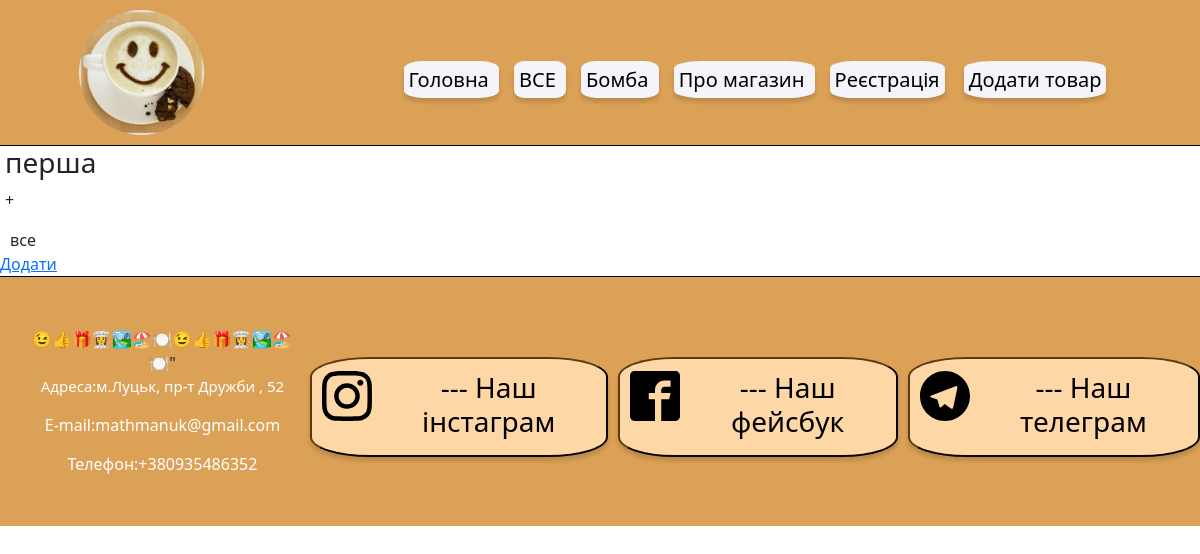
The app's page /base/, older data.
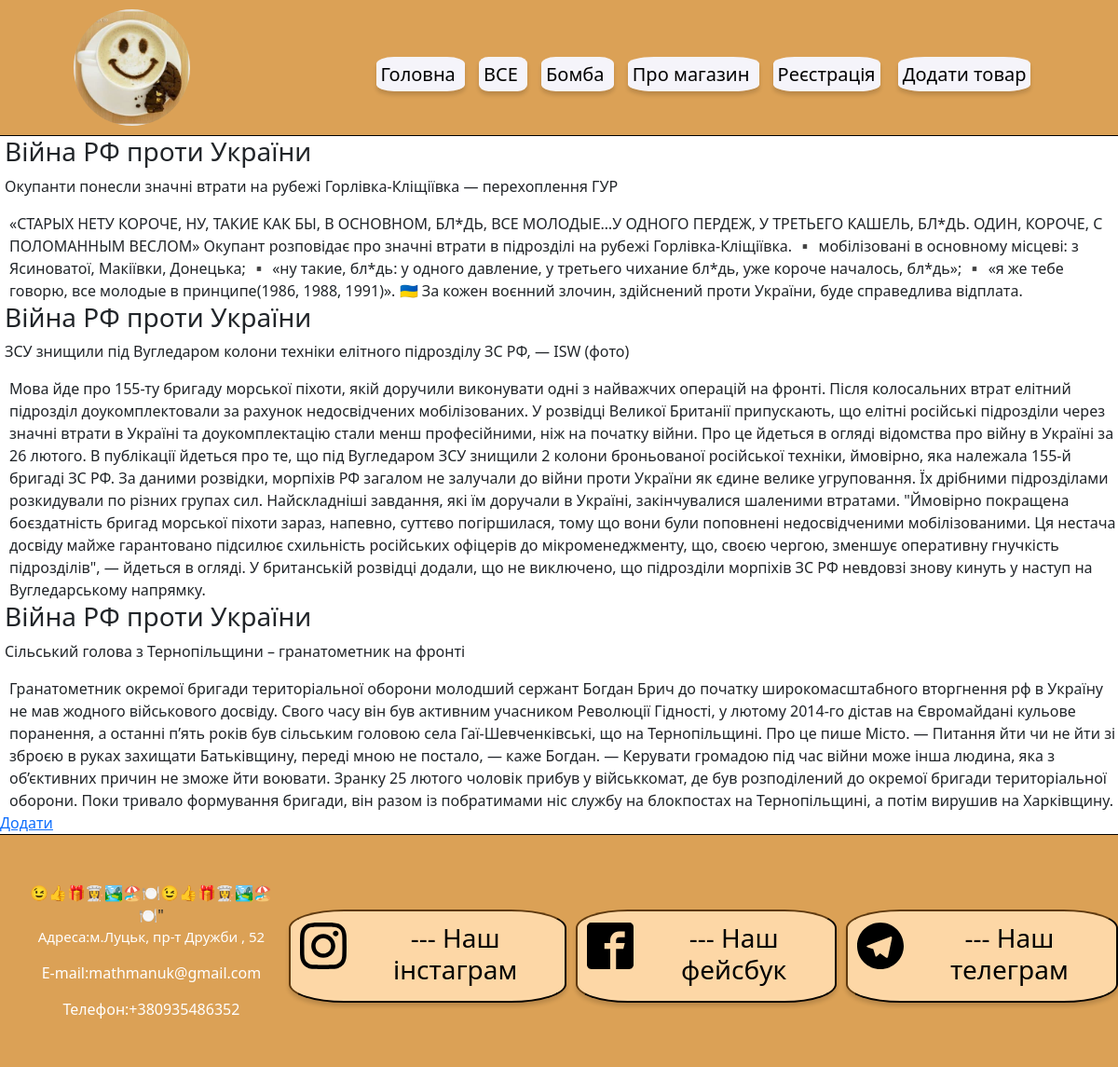
The same page, newer data.
### base/models.py (models this page shows, shortened)
class articls(models.Model):
    title=models.CharField('Назва',max_length= 50)
    anons=models.CharField('Анонс',max_length= 250)
    full_text=models.TextField('Стаття')
    data=models.DateField('Дата')
    class Meta:
        verbose_name='новина'
        verbose_name_plural='новини'

### base/views.py (the view)
# urls.py: path('',views.base_hom, name='base_hom'),
def base_hom(request):
    news=articls.objects.all()
    return render(request,'blog/lusa.html',{'news':news})

### blog/templates/blog/lusa.html (shortened to what this page needs)
{% extends 'blog/base.html' %}
{%block content %}
    {% for el in news %}
        <div class="instangram-txt">
            <h3>{{el.title}}</h3>
            <p>{{el.anons}} </p>
            <div class="instangram-txt"> {{el.full_text}}
            </div>
        </div>
    {% endfor %}
    <td><a href="/admin/base/articls/add/" class="addlink">Додати</a></td>
{% endblock %}

### blog/templates/blog/base.html (shortened to what this page needs)
{% load static %}
<!DOCTYPE html>
<html lang="en">
<head>
    <link rel="stylesheet" href="https://cdnjs.cloudflare.com/ajax/libs/modern-normalize/1.0.0/modern-normalize.min.css" />
    <link rel='stylesheet' href="https://cdn.jsdelivr.net/npm/bootstrap@5.1.0/dist/css/bootstrap.min.css" rel="stylesheet">
    <link rel="stylesheet" href="{% static 'blog/sass/main.css'%}">
</head>
<body>
<header >
    <div class="header-container">
<div class="logo">
<img  src="{% static 'blog/img/logo.jpg'%}" alt="доброго дня" style="width: 125px;border-radius: 50%;">
</div>
            <div class="nav-list">
                <nav class="nav-list__container">
                    <a class="nav-list__elements" href="{% url 'home'%}">Головна </a>
                    <a class="nav-list__elements" href="{% url 'lusa'%}">ВСЕ </a>
                    <a class="nav-list__elements" href="{% url 'base_hom'%}">Бомба </a>
                    <a class="nav-list__elements" href="{% url 'about'%}">Про магазин </a>
                    <a class="nav-list__elements" href="">Реєстрація</a>
                    <a class="nav-list__elements" href="">Додати товар</a>
                </nav>
            </div>
        </header>
        <main>
<div class="">{%block content %}{% endblock %}</div>
        </main>
    <footer class="footer__content">
        <section class="address-content">
            <span class="smiles">😉👍🎁👩‍🍳🏞️🏖️🍽️😉👍🎁👩‍🍳🏞️🏖️🍽️"</span>
            <p class="address">Адреса:м.Луцьк, пр-т Дружби , 52 </p>
            <li class="pre-adress">
                <a class="pre-adress__element" href="mail:mathmanuk@gmail.com">E-mail:mathmanuk@gmail.com</a>
            </li>
            <li class="pre-adress">
                <a class="pre-adress__element" href="tel:0935486352">Телефон:+380935486352</a>
            </li>
        </section>
        <section class="instangram-content" >
            <button class="instangram-button">
                <div class="instangram-txt__left">
                    <a href="">
                    <svg width="50" height="50">
                        <use href="/img/symbol-defs.svg#icon-instagram"></use>
                    </svg>
                </a>
                    <h3 class="instangram-txt">--- Наш інстаграм</h3>
                </div>
            </button>
            <button class="instangram-button">
                <div class="instangram-txt__left">
                    <a href="">
                    <svg width="50" height="50">
                        <use href="/img/symbol-defs.svg#icon-facebook"></use>
                    </svg>
                </a>
                    <h3 class="instangram-txt">--- Наш фейсбук</h3>
                </div>
            </button>
            <button class="instangram-button">
                <div class="instangram-txt__left">
                    <a href="">
                    <svg width="50" height="50">
                        <use href="/img/symbol-defs.svg#icon-telegram"></use>
                    </svg>
                </a>
                    <h3 class="instangram-txt">--- Наш телеграм</h3>
                </div>
            </button>
        </section>
    </footer>
</body>
</html>

### blog/static/blog/sass/main.css (style rules this page uses)
.header-container { display: -webkit-box; display: -ms-flexbox; display: flex; -webkit-box-orient: horizontal; -webkit-box-direction: normal; -ms-flex-direction: row; flex-direction: row; border-bottom: 1px solid black; background-color: #dba156; -webkit-box-pack: center; -ms-flex-pack: center; justify-content: center; }
.nav-list { display: -webkit-box; display: -ms-flexbox; display: flex; -webkit-box-orient: horizontal; -webkit-box-direction: normal; -ms-flex-direction: row; flex-direction: row; -webkit-box-pack: right; -ms-flex-pack: right; justify-content: right; padding-top: 65px; }
.nav-list__elements { text-decoration: none; cursor: pointer; list-style: none; color: black; font-size: 20px; background-color: #f5f4fa; margin-right: 15px; -webkit-box-shadow: black; box-shadow: black; border-radius: 20%; padding: 5px; -webkit-box-shadow: 0px 4px 4px rgba(0, 0, 0, 0.15); box-shadow: 0px 4px 4px rgba(0, 0, 0, 0.15); -webkit-transition: background-color 250ms cubic-bezier(0.4, 0, 0.2, 1), color 250ms cubic-bezier(0.4, 0, 0.2, 1), -webkit-box-shadow 250ms cubic-bezier(0.4, 0, 0.2, 1); transition: background-color 250ms cubic-bezier(0.4, 0, 0.2, 1), color 250ms cubic-bezier(0.4, 0, 0.2, 1), -webkit-box-shadow 250ms cubic-bezier(0.4, 0, 0.2, 1); transition: background-color 250ms cubic-bezier(0.4, 0, 0.2, 1), color 250ms cubic-bezier(0.4, 0, 0.2, 1), box-shadow 250ms cubic-bezier(0.4, 0, 0.2, 1); transition: background-color 250ms cubic-bezier(0.4, 0, 0.2, 1), color 250ms cubic-bezier(0.4, 0, 0.2, 1), box-shadow 250ms cubic-bezier(0.4, 0, 0.2, 1), -webkit-box-shadow 250ms cubic-bezier(0.4, 0, 0.2, 1); }
.logo { margin-top: 10px; margin-bottom: 10px; margin-right: 400px; }
@media screen and (max-width: 1210px) { .logo { margin-right: 200px; } }
.footer__content { border-top: 1px solid black; background-color: #dba156; display: -webkit-box; display: -ms-flexbox; display: flex; -webkit-box-orient: horizontal; -webkit-box-direction: normal; -ms-flex-direction: row; flex-direction: row; }
.address-content { margin-top: 50px; margin-bottom: 35px; margin-left: 25px; text-align: center; }
.address { color: white; text-decoration: none; font-size: 15px; }
.pre-adress { padding-bottom: 15px; list-style: none; }
.pre-adress__element { color: white; text-decoration: none; }
.instangram-content { margin-top: 80px; display: -webkit-box; display: -ms-flexbox; display: flex; -webkit-box-orient: horizontal; -webkit-box-direction: normal; -ms-flex-direction: row; flex-direction: row; height: 100px; margin-left: 180px; }
@media screen and (max-width: 1250px) { .instangram-content { margin-left: 0px; } }
.instangram-button { margin-left: 10px; background-color: #fdd7a6; border-color: #5e390f; -webkit-box-shadow: black; box-shadow: black; border-radius: 20%; -webkit-box-shadow: 0px 4px 4px rgba(0, 0, 0, 0.15); box-shadow: 0px 4px 4px rgba(0, 0, 0, 0.15); -webkit-transition: background-color 250ms cubic-bezier(0.4, 0, 0.2, 1), color 250ms cubic-bezier(0.4, 0, 0.2, 1), -webkit-box-shadow 250ms cubic-bezier(0.4, 0, 0.2, 1); transition: background-color 250ms cubic-bezier(0.4, 0, 0.2, 1), color 250ms cubic-bezier(0.4, 0, 0.2, 1), -webkit-box-shadow 250ms cubic-bezier(0.4, 0, 0.2, 1); transition: background-color 250ms cubic-bezier(0.4, 0, 0.2, 1), color 250ms cubic-bezier(0.4, 0, 0.2, 1), box-shadow 250ms cubic-bezier(0.4, 0, 0.2, 1); transition: background-color 250ms cubic-bezier(0.4, 0, 0.2, 1), color 250ms cubic-bezier(0.4, 0, 0.2, 1), box-shadow 250ms cubic-bezier(0.4, 0, 0.2, 1), -webkit-box-shadow 250ms cubic-bezier(0.4, 0, 0.2, 1); padding-left: 5px; }
.instangram-txt { margin-left: 5px; }
.instangram-txt__left { text-align: center; display: -webkit-box; display: -ms-flexbox; display: flex; -webkit-box-orient: horizontal; -webkit-box-direction: normal; -ms-flex-direction: row; flex-direction: row; margin-left: 5px; margin-top: 4px; }

Row changes from the older to the newer data that the page shows:
removed articls: title "перша", anons "+", full_text "все"
added articls: title "Війна РФ проти України", anons "Окупанти понесли значні втрати на рубежі Горлівка-Кліщіївка — перехоплення ГУР", full_text "«СТАРЫХ НЕТУ КОРОЧЕ, НУ, ТАКИЕ КАК БЫ, В ОСНОВНОМ, БЛ*ДЬ, ВСЕ МОЛОДЫЕ…У ОДНОГО ПЕРДЕЖ, У ТРЕТЬЕГО КАШЕЛЬ, БЛ*ДЬ. ОДИН, КОРОЧЕ, С ПОЛОМАННЫМ ВЕСЛОМ» Окупант розповідає про значні втрати в підрозділі на рубежі Горлівка-Кліщіївка. ▪️ мобілізовані в основному місцеві: з Ясиноватої, Макіївки, Донецька; ▪️ «ну такие, бл*дь: у одного давление, у третьего чихание бл*дь, уже короче началось, бл*дь»; ▪️ «я же тебе говорю, все молодые в принципе(1986, 1988, 1991)». 🇺🇦 За кожен воєнний злочин, здійснений проти України, буде справедлива відплата."
added articls: title "Війна РФ проти України", anons "ЗСУ знищили під Вугледаром колони техніки елітного підрозділу ЗС РФ, — ISW (фото)", full_text "Мова йде про 155-ту бригаду морської піхоти, якій доручили виконувати одні з найважчих операцій на фронті. Після колосальних втрат елітний підрозділ доукомплектовали за рахунок недосвідчених мобілізованих. У розвідці Великої Британії припускають, що елітні російські підрозділи через значні втрати в Україні та доукомплектацію стали менш професійними, ніж на початку війни. Про це йдеться в огляді відомства про війну в Україні за 26 лютого. В публікації йдеться про те, що під Вугледаром ЗСУ знищили 2 колони броньованої російської техніки, ймовірно, яка належала 155-й бригаді ЗС РФ. За даними розвідки, морпіхів РФ загалом не залучали до війни проти України як єдине велике угруповання. Їх…"
added articls: title "Війна РФ проти України", anons "Сільський голова з Тернопільщини – гранатометник на фронті", full_text "Гранатометник окремої бригади територіальної оборони молодший сержант Богдан Брич до початку широкомасштабного вторгнення рф в Україну не мав жодного військового досвіду. Свого часу він був активним учасником Революції Гідності, у лютому 2014-го дістав на Євромайдані кульове поранення, а останні п’ять років був сільським головою села Гаї-Шевченківські, що на Тернопільщині. Про це пише Місто. — Питання йти чи не йти зі зброєю в руках захищати Батьківщину, переді мною не постало, — каже Богдан. — Керувати громадою під час війни може інша людина, яка з об’єктивних причин не зможе йти воювати. Зранку 25 лютого чоловік прибув у військкомат, де був розподілений до окремої бригади територіальної…"
